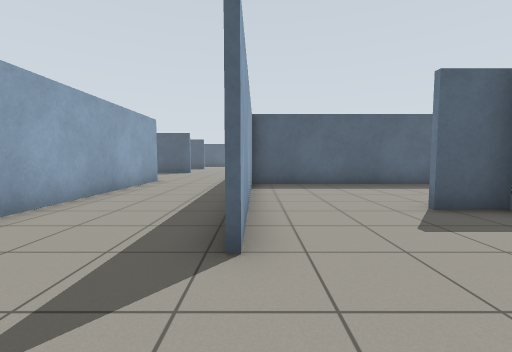
view 1 (above)

23 first-person views from a walk through a robot-simulator world made for Gazebo. The camera is 0.94 m above the floor, tilts 4° down and sees 90° across. The floor is counted in squares, 1 m on a side. Each view is taken from the middle of a square. On the plan, view 1 faces up. The plan holds only what a view shows up to about 10 squares ahead; the rest is blank.

view 2
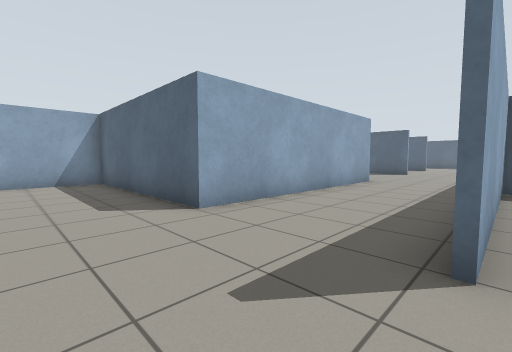

view 3
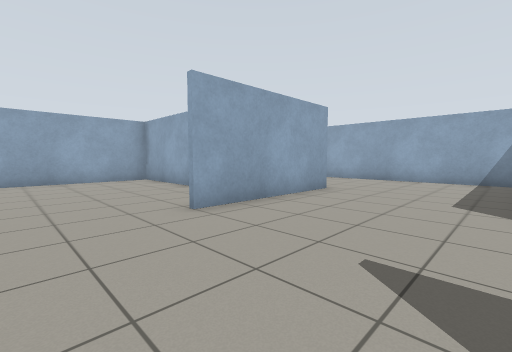

view 4
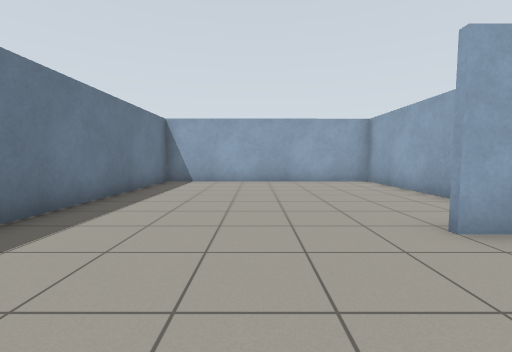

view 5
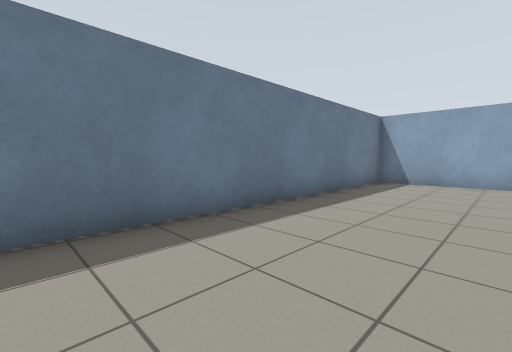

view 6
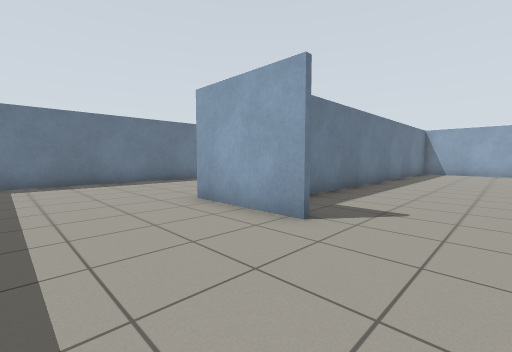

view 7
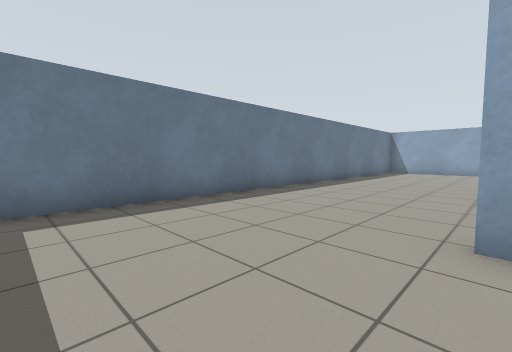

view 8
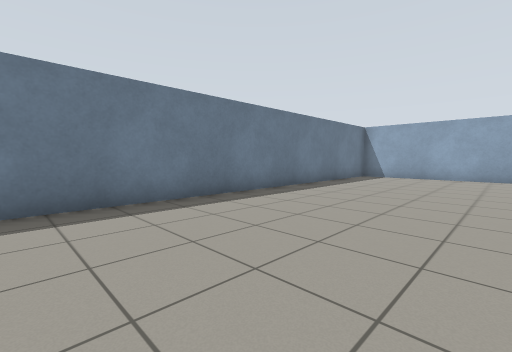

view 9
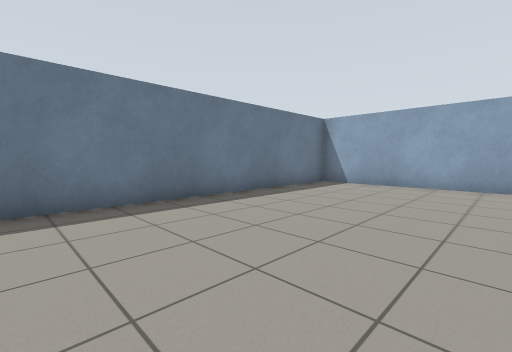

view 10
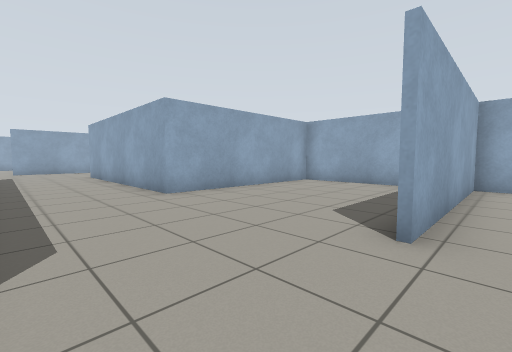

view 11
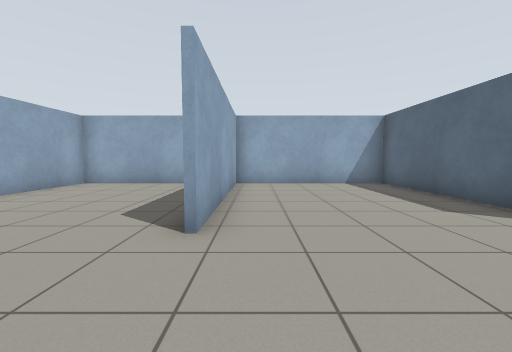

view 12
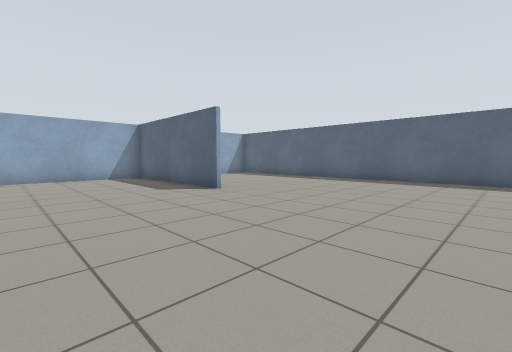

view 13
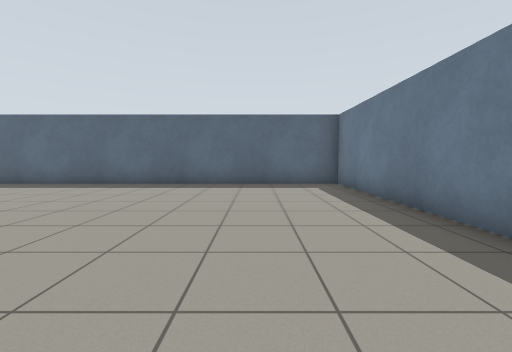

view 14
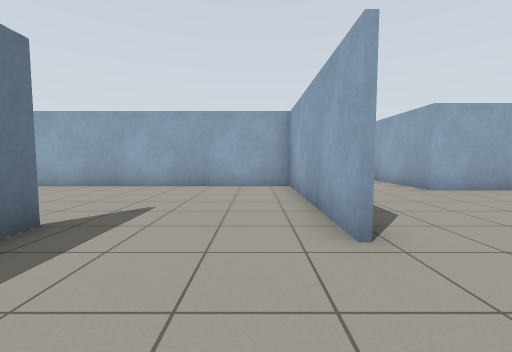

view 15
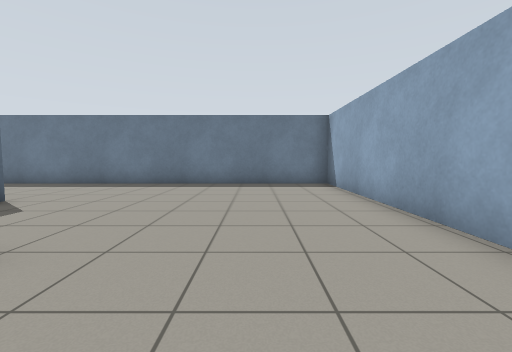

view 16
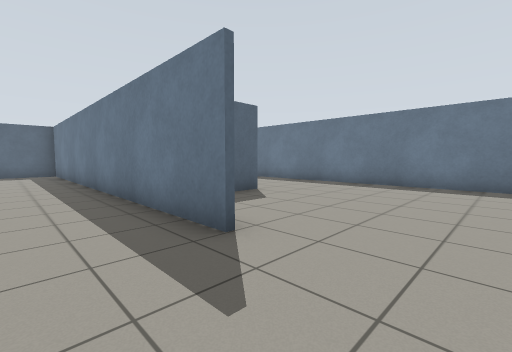

view 17
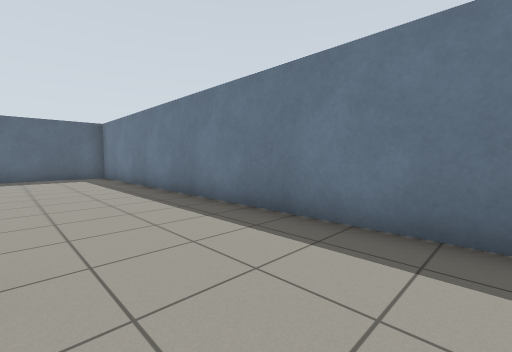

view 18
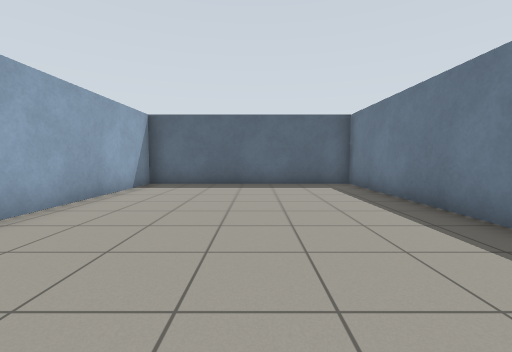

view 19
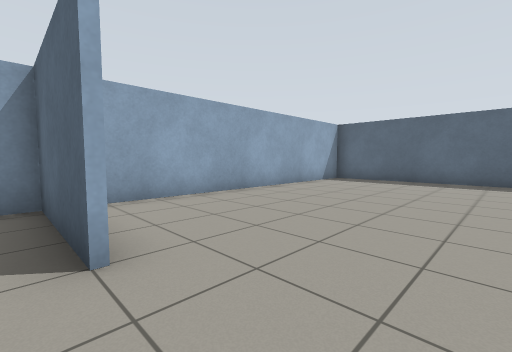

view 20
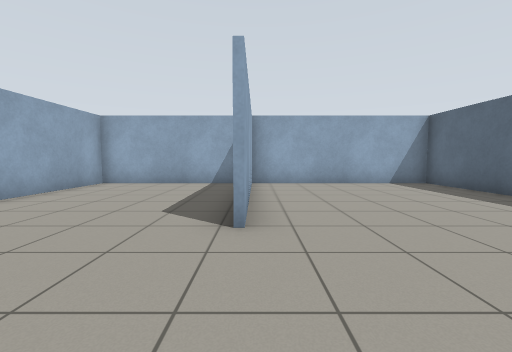

view 21
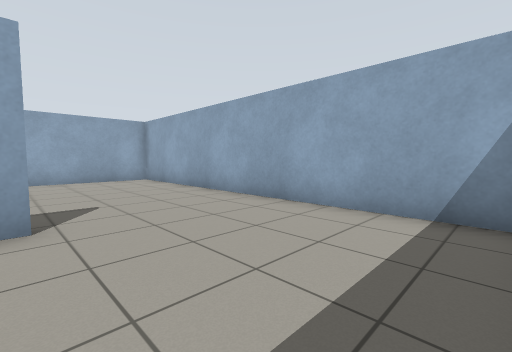

view 22
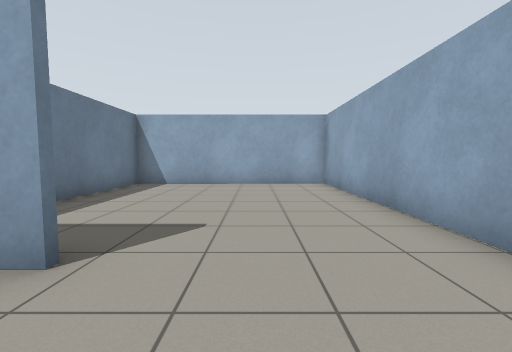

view 23
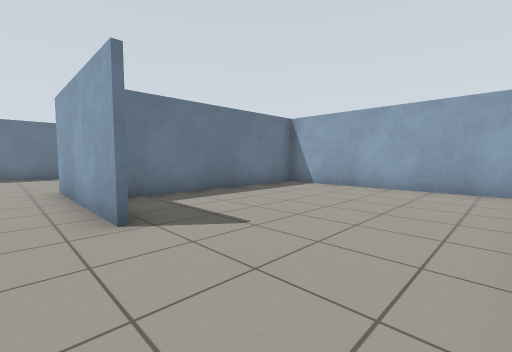

### Floor plan
Points are (right, up) in squares from view 1. A wall is a line through its corners. A room is listed if a view was taken in it or the views show most of it. See-through windows are left out.
Room 1 (views 1, 2, 3, 4, 5, 6, 7, 8, 9, 21, 22, 23)
walls: (-3.5, -4.9) (-3.5, -9.1); (3.1, 4.7) (6.3, 4.7); (4.6, 4.6) (3.1, 4.6); (-6.2, -2.1) (-1.4, -2.1); (-2, -9.3) (4.6, -9.3) (4.6, 2.5); (5.9, -9.3) (11, -9.3); (-0.1, 9) (-0.1, 2.4); (6.4, 9.2) (-0.2, 9.2); (-4.1, 10.6) (-4.1, 2.4) (-10.5, 2.4) (-10.5, -9.4) (-3.7, -9.3) (-3.7, -3); (11.4, -8.9) (11.4, 9)
ways out: opening at (-2, 11) to room 2
Room 2 (views 10, 11, 12, 13, 14, 15, 16, 17, 18, 19, 20)
walls: (-0.1, 15.2) (-0.1, 9); (4, 14.5) (4, 28.4); (-4.4, 21.7) (-10.6, 21.7); (7.6, 17.5) (4.1, 17.5); (-0.2, 9.4) (11.5, 9.4); (4.1, 28.4) (4.1, 18.5); (-9.2, 21.9) (-4.5, 21.9); (-10.5, 14.4) (-10.5, 10.6) (-4.1, 10.6); (11.4, 9) (11.4, 28.4) (-10.5, 28.4) (-10.5, 16.3) (-4.1, 16.3)
ways out: opening at (-2, 11) to room 1

Where each view was taken, in squares from view 1:
view 1: 0 up, 0 right, facing up
view 2: 0 up, 0 right, facing up-left
view 3: 2 up, 1 right, facing down-left
view 4: 1 up, 1 right, facing down
view 5: 1 up, 1 right, facing down-right
view 6: 8 up, 1 right, facing down-right
view 7: 8 up, 6 right, facing down-right
view 8: 4 up, 6 right, facing down-right
view 9: 0 up, 6 right, facing down-right
view 10: 17 up, 1 left, facing down-left
view 11: 17 up, 1 left, facing left
view 12: 17 up, 2 right, facing up-left
view 13: 19 up, 1 right, facing up
view 14: 18 up, 1 right, facing down
view 15: 12 up, 2 right, facing right
view 16: 12 up, 2 right, facing up-right
view 17: 15 up, 8 right, facing up-right
view 18: 19 up, 8 right, facing up
view 19: 17 up, 10 right, facing up-left
view 20: 22 up, 1 left, facing left
view 21: 2 up, 6 left, facing down-left
view 22: 0 up, 8 left, facing down
view 23: 1 down, 10 left, facing down-right
